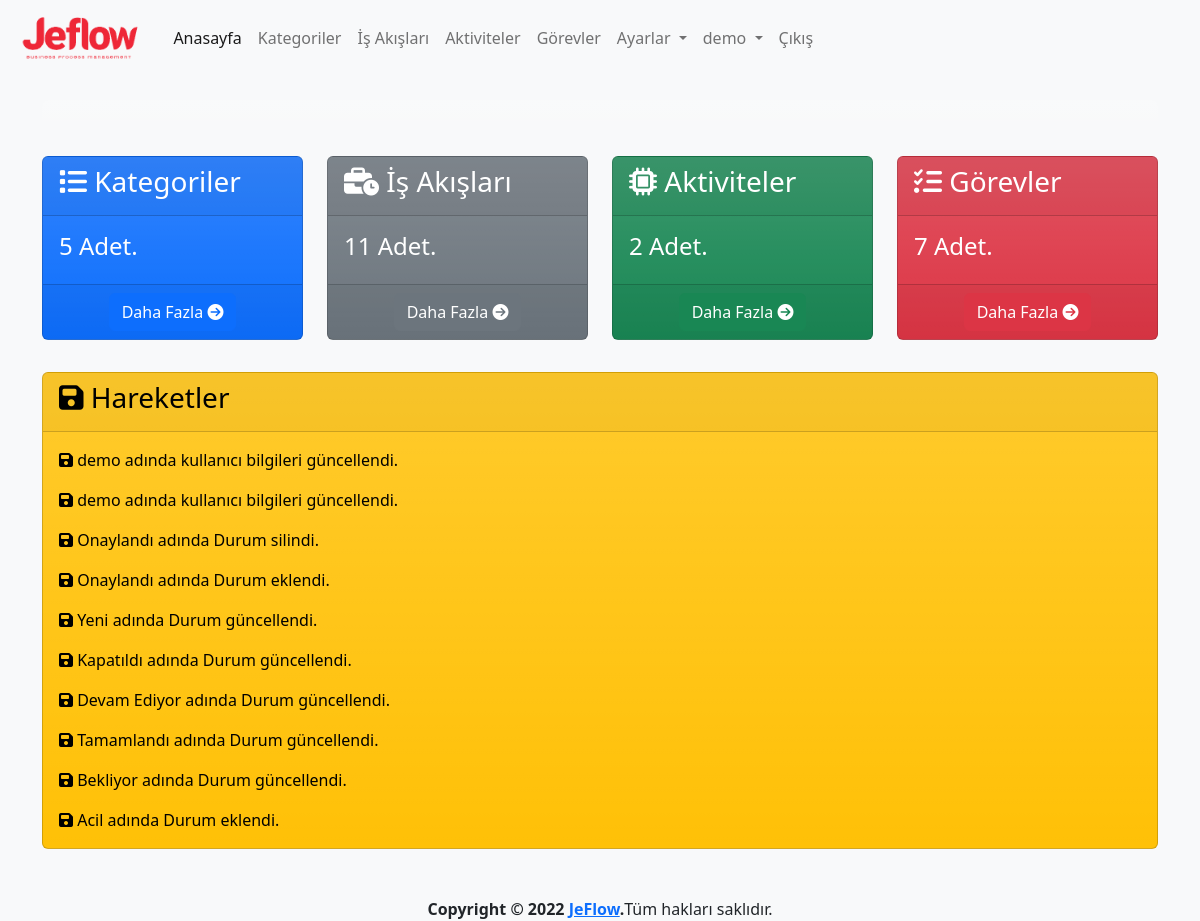
Screenshot of / (signed in) with the database file from the repository.
### log/models.py (models this page shows, shortened)
class Log(models.Model):
    logger_name = models.CharField(max_length=100,verbose_name='Loglayıcı Adı')
    level = models.PositiveSmallIntegerField(choices=LOG_LEVELS, default=logging.ERROR, db_index=True,verbose_name='Seviye')
    msg = models.TextField(verbose_name='Mesaj')
    trace = models.TextField(blank=True, null=True,verbose_name='Yığın')
    create_datetime = models.DateTimeField(auto_now_add=True, verbose_name='Oluşturulma Zamanı')
    user=models.ForeignKey(User,on_delete=models.CASCADE,verbose_name='Kullanıcı', blank=True, null=True)
    class Meta:
        ordering = ('-create_datetime',)
        verbose_name = 'Log'
        verbose_name_plural ='Loglar'

### app/views.py (the view)
# urls.py: path('', views.index, name='index'),
@login_required(login_url='/user/login/')
def index(request):
    category_count=Category.objects.count()
    process_count=Process.objects.count()
    activity_count=Activity.objects.count()
    task_count=Task.objects.count()
    user_activities=Log.objects.all().filter(user=request.user)[:10]
    context={
        'category_count':category_count,
        'process_count':process_count,
        'activity_count':activity_count,
        'task_count':task_count,
        'user_activities':user_activities
    }
    return render(request, 'app/index.html',context)

### templates/app/index.html
{% extends 'layout.html' %}
{% load humanize %}
{% block content %}
<div class="row mt-3">
    <div class="col-md-3 mb-3">
        <div id="collapseExample" class="card text-bg-primary bg-gradient" style="max-width: 18rem;">
            <div class="card-header">
                <h3 class="card-title">
                    <i class="fa-solid fa-list"></i>
                    Kategoriler
                </h3>
            </div>
            <div class="card-body">
                <h4 class="card-title">{{ category_count }} Adet.</h5>
            </div>
            <div class="card-footer text-center">
                <a class="btn btn-primary" href="{% url 'category' %}">
                    Daha Fazla
                    <i class="fa-solid fa-circle-arrow-right"></i>
                </a>
            </div>
        </div>
    </div>
    <div class="col-md-3 mb-3">
        <div class="card text-bg-secondary bg-gradient" style="max-width: 18rem;">
            <div class="card-header">
                <h3 class="card-title">
                    <i class="fa-solid fa-business-time"></i>
                    İş Akışları
                </h3>
            </div>
            <div class="card-body">
                <h4 class="card-title">{{ process_count }} Adet.</h5>
            </div>
            <div class="card-footer text-center">
                <a class="btn btn-secondary" href="{% url 'process' %}">
                    Daha Fazla
                    <i class="fa-solid fa-circle-arrow-right"></i>
                </a>
            </div>
        </div>
    </div>
    <div class="col-md-3 mb-3">
        <div class="card text-bg-success bg-gradient" style="max-width: 18rem;">
            <div class="card-header">
                <h3 class="card-title">
                    <i class="fa-solid fa-microchip"></i>
                    Aktiviteler
                </h3>
            </div>
            <div class="card-body">
                <h4 class="card-title">{{ activity_count }} Adet.</h5>
            </div>
            <div class="card-footer text-center">
                <a class="btn btn-success" href="{% url 'activity' %}">
                    Daha Fazla
                    <i class="fa-solid fa-circle-arrow-right"></i>
                </a>
            </div>
        </div>
    </div>
    <div class="col-md-3 mb-3">
        <div class="card text-bg-danger bg-gradient" style="max-width: 18rem;">
            <div class="card-header">
                <h3 class="card-title">
                    <i class="fa-solid fa-list-check"></i>
                    Görevler
                </h3>
            </div>
            <div class="card-body">
                <h4 class="card-title">{{ task_count }} Adet.</h5>
            </div>
            <div class="card-footer text-center">
                <a class="btn btn-danger" href="{% url 'task' %}">
                    Daha Fazla
                    <i class="fa-solid fa-circle-arrow-right"></i>
                </a>
            </div>
        </div>
    </div>
</div>
<div class="row mt-3">
    <div class="col-md-12">
        <div class="card text-bg-warning bg-gradient">
            <div class="card-header">
                <h3 class="card-title">
                    <i class="fa-solid fa-floppy-disk"></i>
                    Hareketler
                </h3>
            </div>
            <div class="card-body">
                {% for user_activity in user_activities %}
                <p class="card-text"><i class="fa-solid fa-floppy-disk"></i> {{ user_activity.msg }}</p>
                {% endfor %}
            </div>
        </div>
    </div>
</div>
{% endblock %}

### templates/layout.html (shortened to what this page needs)
{% load static %}
<!doctype html>
<html lang="tr">
<head>
  <link href="https://cdn.jsdelivr.net/npm/bootstrap@5.2.2/dist/css/bootstrap.min.css" rel="stylesheet"
>
  <link rel="stylesheet" href="{% static 'css/jeflow.css' %}">
  <link href="https://cdn.jsdelivr.net/npm/select2@4.1.0-rc.0/dist/css/select2.min.css" rel="stylesheet" />
  <link rel="stylesheet" type="text/css" href="https://cdn.datatables.net/1.12.1/css/dataTables.bootstrap5.min.css">
  <link rel="stylesheet" type="text/css"
    href="https://cdn.datatables.net/responsive/2.3.0/css/responsive.dataTables.min.css">
  <link rel="stylesheet" type="text/css" href="https://cdn.datatables.net/buttons/2.2.3/css/buttons.bootstrap5.min.css">
</head>
<body class="bg-light">
  <header>
    <nav class="navbar navbar-expand-lg navbar-light">
      <div class="container-fluid">
        <a class="navbar-brand" href="{% url 'index' %}">
          <img class="logo" src="{% static 'img/logo-text.png' %}" alt="JeFlow">
        </a>
        <div class="collapse navbar-collapse" id="navbarNavDropdown">
          <ul class="navbar-nav">
            <li class="nav-item">
              <a class="nav-link active" aria-current="page" href="{% url 'index' %}">Anasayfa</a>
            </li>
            {% if user.is_authenticated %}
            <li class="nav-item">
              <a class="nav-link" href="{% url 'category' %}">Kategoriler</a>
            </li>
            <li class="nav-item">
              <a class="nav-link" href="{% url 'process' %}">İş Akışları</a>
            </li>
            <li class="nav-item">
              <a class="nav-link" href="{% url 'activity' %}">Aktiviteler</a>
            </li>
            <li class="nav-item">
              <a class="nav-link" href="{% url 'task' %}">Görevler</a>
            </li>
            <li class="nav-item dropdown">
              <a class="nav-link dropdown-toggle" href="{% url 'settings' %}" role="button" data-bs-toggle="dropdown"
                aria-expanded="false">
                Ayarlar
              </a>
            </li>
            <li class="nav-item dropdown">
              <a class="nav-link dropdown-toggle" href="{% url 'profile' %}" role="button" data-bs-toggle="dropdown"
                aria-expanded="false">
                {{ user }}
              </a>
            </li>
            <li class="nav-item">
              <a class="nav-link" href="javascript:{document.getElementById('logout').submit()}">Çıkış</a>
            </li>
            {% else %}
            <li class="nav-item">
              <a class="nav-link" href="{% url 'register' %}">Kayıt Ol</a>
            </li>
            {% endif %}
          </ul>
        </div>
      </div>
    </nav>
  </header>
  <main>
    <div class="container mt-4">
      <div class="row mb-3">
        <div class="col-md-12">
          <div class="card border-0 text-center text-bg-light bg-gradient">
            <div class="card-body">
            </div>
          </div>
        </div>
      </div>
      {% block content %}
      {% endblock %}
    </div>
  </main>
  <footer class="mt-5">
    <div class="d-flex justify-content-center">
      <strong>Copyright &copy; 2022 <a href="http://jeflow.herokuapp.com">JeFlow</a>.</strong>
      Tüm hakları saklıdır.
    </div>
  </footer>
</body>
</html>

### static/css/jeflow.css (style rules this page uses)
img.logo { height: 50px; }

### rows the page displays
Log: msg "demo adında kullanıcı bilgileri güncellendi."
Log: msg "demo adında kullanıcı bilgileri güncellendi."
Log: msg "Onaylandı adında Durum silindi."
Log: msg "Onaylandı adında Durum eklendi."
Log: msg "Yeni adında Durum güncellendi."
Log: msg "Kapatıldı adında Durum güncellendi."
Log: msg "Devam Ediyor adında Durum güncellendi."
Log: msg "Tamamlandı adında Durum güncellendi."
Log: msg "Bekliyor adında Durum güncellendi."
Log: msg "Acil adında Durum eklendi."

### other values shown
{{ user }} "demo"
{{ category_count }} "5"
{{ process_count }} "11"
{{ activity_count }} "2"
{{ task_count }} "7"
